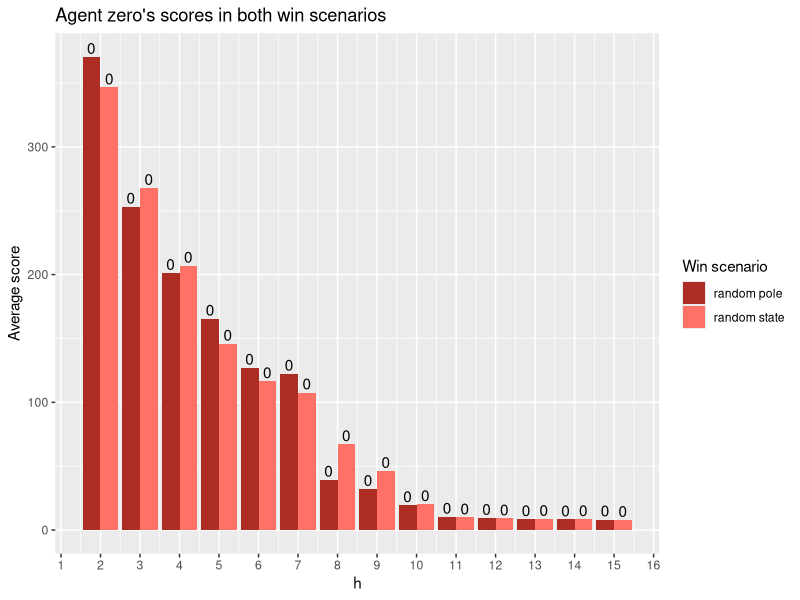
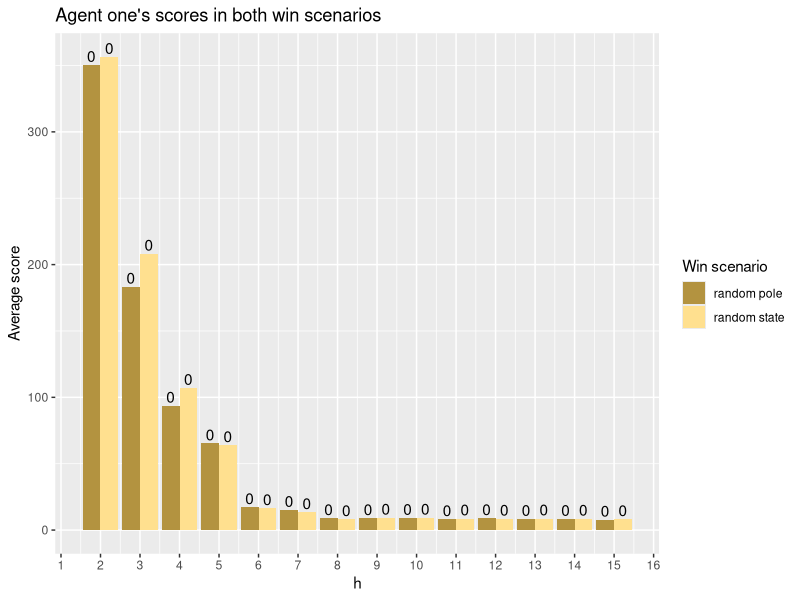
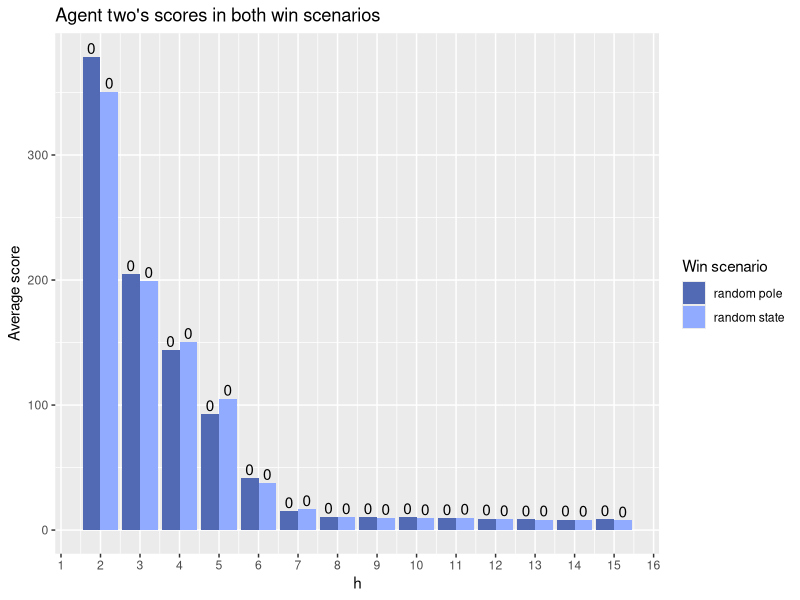
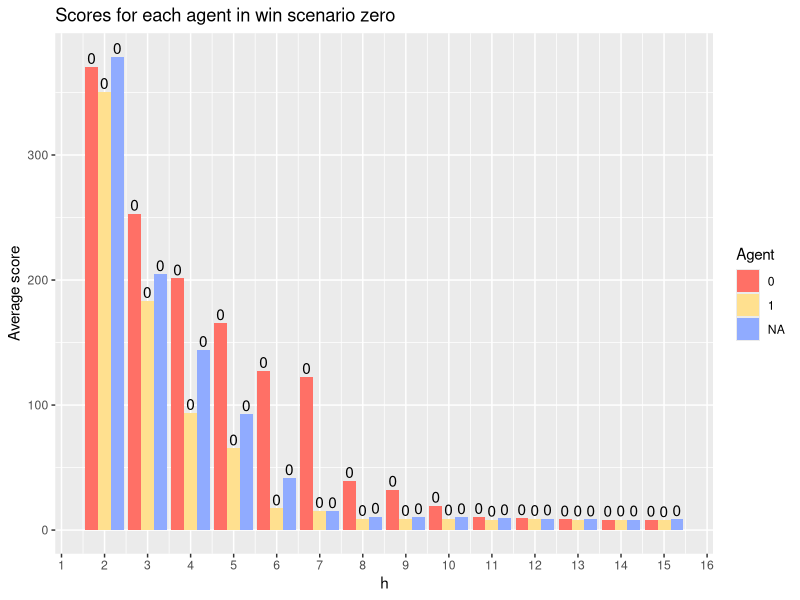
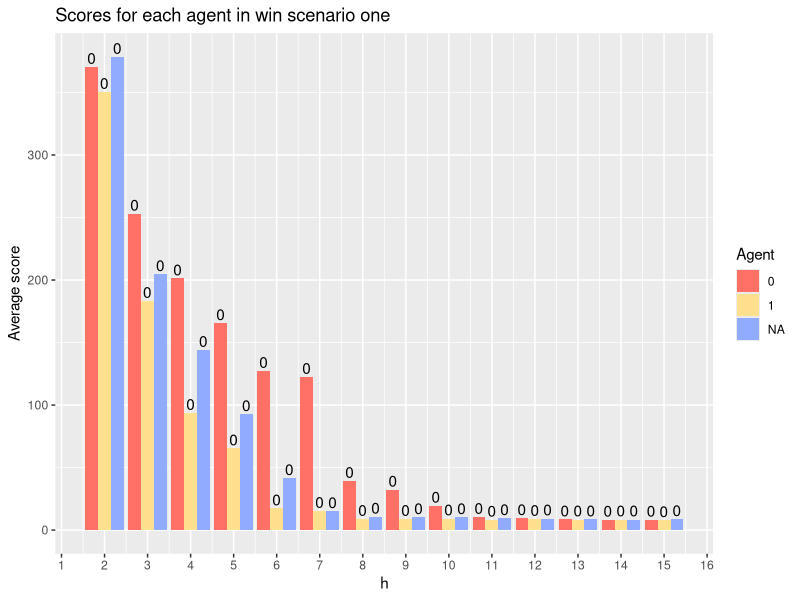

These figures' R source, in order:
library(tidyverse)
install.packages("tidyverse")
library(dplyr)
library(reshape2)
results <- read.csv("results.csv")

agent_zero <- results %>% filter(agent == 0)
zero_colors <- c("#AD2C23", "#FF7066")
agent_one <- results %>% filter(agent == 1)
one_colors <- c("#B39340","#FFE08F")
agent_two <- results %>% filter(agent == 2)
two_colors = c("#526AB3", "#90ABFF")
three_together_colors <- c("#FF7066","#FFE08F", "#90ABFF")

context_zero <- results %>% filter(win.context == 0)
context_one <- results %>%filter(win.context == 0)

number_ticks <- function(n) {function(limits) pretty(limits, n)}

# begin plotting agent 0
melted1 <- agent_zero %>% select("win.context","av.turns","h","failed") %>% 
  melt(id.vars=c("h", "win.context"), measure.vars=c("av.turns"))
melted2 <- agent_zero %>% select("win.context","av.turns","h","failed") %>% 
  melt(id.vars=c("h", "win.context"), measure.vars=c("failed"))
long <- cbind(melted1, melted2)
long <- long[,-c(5,6)]

g <- ggplot(long, aes(x=h, y=value, fill=factor(win.context))) + 
  geom_bar(stat="identity", position="dodge") +
  geom_text(aes(label=value.1), position=position_dodge(width=0.9), vjust=-0.25)+
  scale_fill_manual(values = zero_colors, name= "Win scenario", labels=(c("random pole", "random state")))+
  xlab("h")+ylab("Average score") + scale_x_continuous(breaks=number_ticks(16)) +
  ggtitle("Agent zero's scores in both win scenarios")

g


# begin plotting agent 1
melted1 <- agent_one %>% select("win.context","av.turns","h","failed") %>% 
  melt(id.vars=c("h", "win.context"), measure.vars=c("av.turns"))
melted2 <- agent_one %>% select("win.context","av.turns","h","failed") %>% 
  melt(id.vars=c("h", "win.context"), measure.vars=c("failed"))
long <- cbind(melted1, melted2)
long <- long[,-c(5,6)]

g <- ggplot(long, aes(x=h, y=value, fill=factor(win.context))) + 
  geom_bar(stat="identity", position="dodge") +
  geom_text(aes(label=value.1), position=position_dodge(width=0.9), vjust=-0.25)+
  scale_fill_manual(values = one_colors,name= "Win scenario", labels=(c("random pole", "random state")))+
  xlab("h")+ylab("Average score") + scale_x_continuous(breaks=number_ticks(16)) +
  ggtitle("Agent one's scores in both win scenarios")

g

# begin plotting agent 2
melted1 <- agent_two %>% select("win.context","av.turns","h","failed") %>% 
  melt(id.vars=c("h", "win.context"), measure.vars=c("av.turns"))
melted2 <- agent_two %>% select("win.context","av.turns","h","failed") %>% 
  melt(id.vars=c("h", "win.context"), measure.vars=c("failed"))
long <- cbind(melted1, melted2)
long <- long[,-c(5,6)]

g <- ggplot(long, aes(x=h, y=value, fill=factor(win.context))) + 
  geom_bar(stat="identity", position="dodge") +
  geom_text(aes(label=value.1), position=position_dodge(width=0.9), vjust=-0.25)+
  scale_fill_manual(values = two_colors,name= "Win scenario", labels=(c("random pole", "random state")))+
  xlab("h")+ylab("Average score") + scale_x_continuous(breaks=number_ticks(16)) +
  ggtitle("Agent two's scores in both win scenarios")
g

# begin plotting context 0
melted1 <- context_zero %>% select("agent","av.turns","h","failed") %>% 
  melt(id.vars=c("h", "agent"), measure.vars=c("av.turns"))
melted2 <- context_zero %>% select("agent","av.turns","h","failed") %>% 
  melt(id.vars=c("h", "agent"), measure.vars=c("failed"))
long <- cbind(melted1, melted2)
long <- long[,-c(5,6)]

g <- ggplot(long, aes(x=h, y=value, fill=factor(agent))) + 
  geom_bar(stat="identity", position="dodge") +
  geom_text(aes(label=value.1), position=position_dodge(width=0.9), vjust=-0.25)+
  scale_fill_manual(values = three_together_colors, name= "Agent", labels=(c("0", "1")))+
  xlab("h")+ylab("Average score") + scale_x_continuous(breaks=number_ticks(16)) +
  ggtitle("Scores for each agent in win scenario zero")
g

# begin plotting context 1
melted1 <- context_one %>% select("agent","av.turns","h","failed") %>% 
  melt(id.vars=c("h", "agent"), measure.vars=c("av.turns"))
melted2 <- context_one %>% select("agent","av.turns","h","failed") %>% 
  melt(id.vars=c("h", "agent"), measure.vars=c("failed"))
long <- cbind(melted1, melted2)
long <- long[,-c(5,6)]

g <- ggplot(long, aes(x=h, y=value, fill=factor(agent))) + 
  geom_bar(stat="identity", position="dodge") +
  geom_text(aes(label=value.1), position=position_dodge(width=0.9), vjust=-0.25)+
  scale_fill_manual(values = three_together_colors, name= "Agent", labels=(c("0", "1")))+
  xlab("h")+ylab("Average score") + scale_x_continuous(breaks=number_ticks(16)) +
  ggtitle("Scores for each agent in win scenario one")
g






